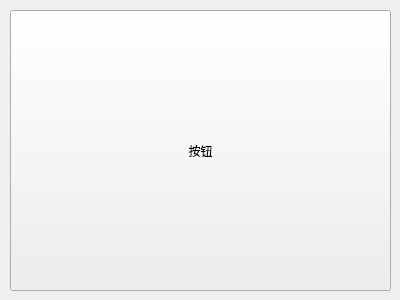
<?xml version="1.0" encoding="UTF-8"?>
<ui version="4.0">
 <class>Widget</class>
 <widget class="QWidget" name="Widget">
  <property name="geometry">
   <rect>
    <x>0</x>
    <y>0</y>
    <width>400</width>
    <height>300</height>
   </rect>
  </property>
  <property name="windowTitle">
   <string>Widget</string>
  </property>
  <widget class="QPushButton" name="pushButton">
   <property name="geometry">
    <rect>
     <x>10</x>
     <y>10</y>
     <width>381</width>
     <height>281</height>
    </rect>
   </property>
   <property name="text">
    <string>按钮</string>
   </property>
  </widget>
 </widget>
 <layoutdefault spacing="6" margin="11"/>
 <resources/>
 <connections/>
</ui>
